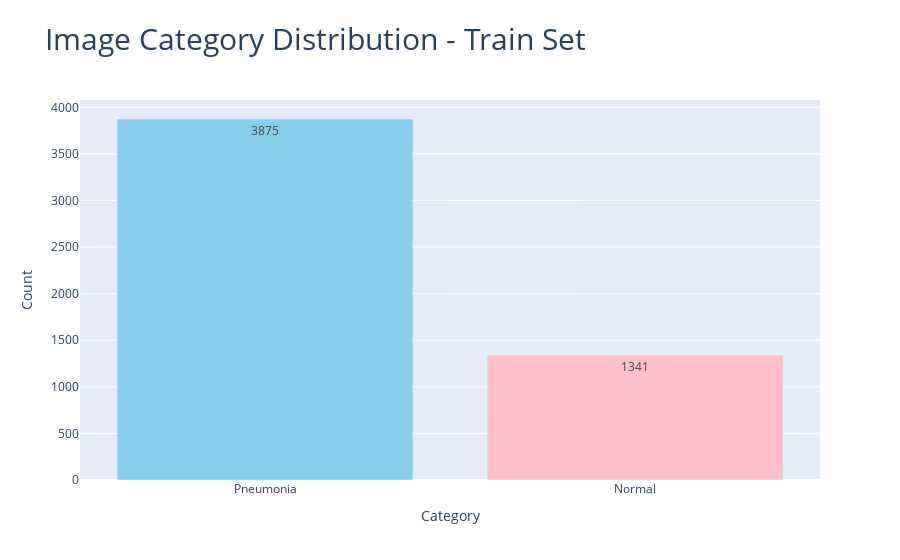

Notebook code cell kept with this figure:
### Code cell
def count_images(directory):
    num_pneumonia = len(os.listdir(os.path.join(directory, 'PNEUMONIA')))
    num_normal = len(os.listdir(os.path.join(directory, 'NORMAL')))
    return num_pneumonia, num_normal

def plot_bar_graph(set_name, num_pneumonia, num_normal):
    labels = ['Pneumonia', 'Normal']
    values = [num_pneumonia, num_normal]
    colors = ['skyblue', 'pink']

    fig = go.Figure(data=[go.Bar(x=labels, y=values, marker=dict(color=colors))])
    fig.update_traces(
        text=values,
        textposition='auto',
    )
    fig.update_layout(
        title=f"Image Category Distribution - {set_name} Set",
        xaxis_title="Category",
        yaxis_title="Count",
        title_font={'size': 30}
    )
    iplot(fig)

train_dir = "chest_xray/train"
train_pneumonia, train_normal = count_images(train_dir)
plot_bar_graph("Train", train_pneumonia, train_normal)

### Figure 1 — Plotly figure (JSON) as saved in the notebook; plotly's stock layout.template omitted (floating-point values rounded to 4 significant figures)
{"data": [{"marker": {"color": ["skyblue", "pink"]}, "text": ["3875", "1341"], "textposition": "auto", "type": "bar", "x": ["Pneumonia", "Normal"], "y": [3875, 1341]}], "layout": {"title": {"font": {"size": 30}, "text": "Image Category Distribution - Train Set"}, "xaxis": {"title": {"text": "Category"}}, "yaxis": {"title": {"text": "Count"}}}}
